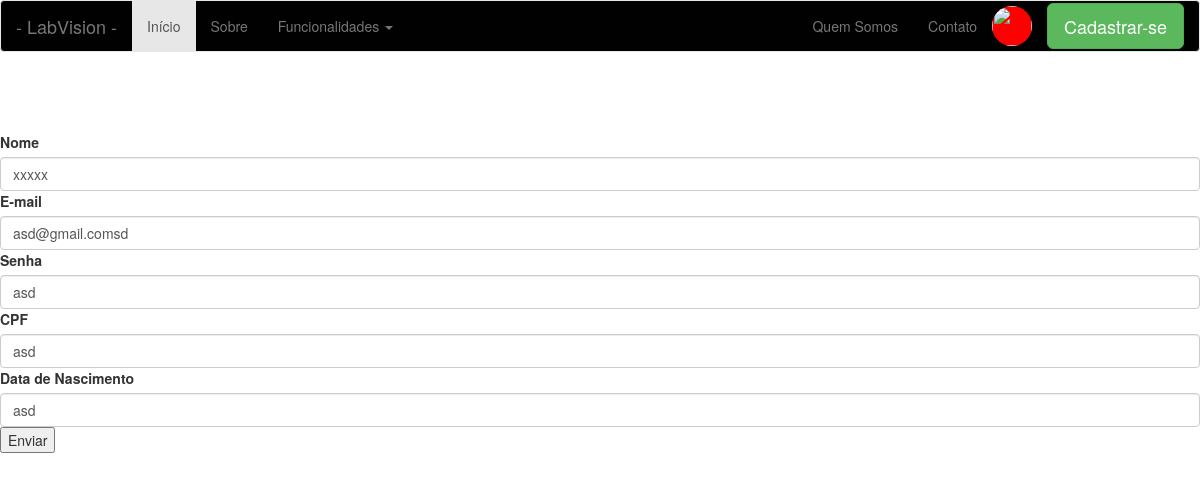
The app's page /atualizar-usuario/6, older data.
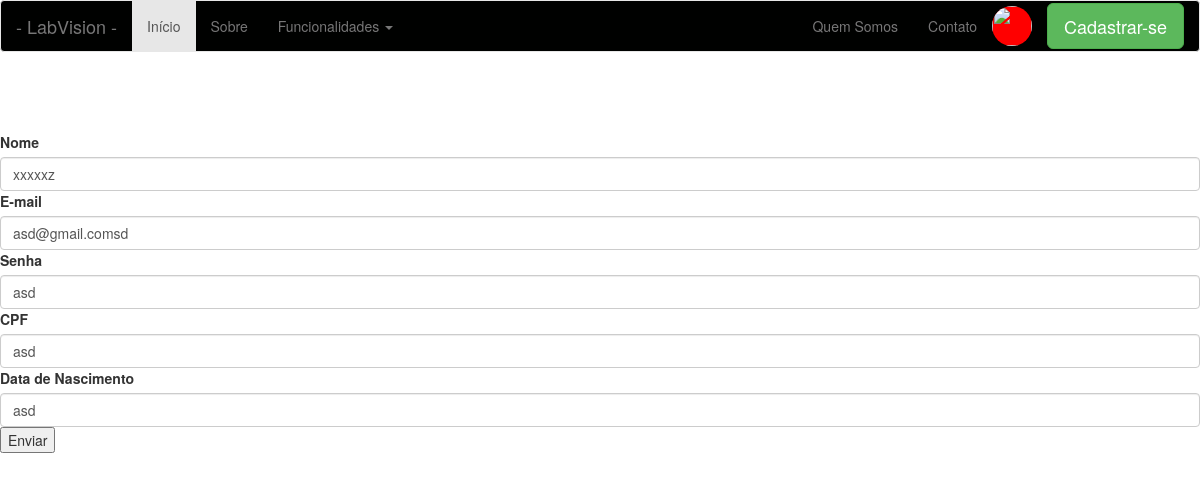
The same page, newer data.
### app/models/tables.py (models this page shows, shortened)
class Pessoa(db.Model):
    __tablename__ = "pessoas"
    id = db.Column(db.Integer, primary_key=True)
    nome = db.Column(db.String(50))

### app/controllers/default.py (the view, shortened to what this page needs)
@app.route('/atualizar-usuario/<int:id>', methods=['GET', 'POST'])
@app.route('/atualizar-usuario', methods=['POST'])
def atualizar_usuario(id=None):
    if id!=None and request.method=="GET":
        usuario = Usuario.query.filter_by(id=id).first()
        form = CadastrarUsuarioForm()
        return render_template('usuario/atualizar-usuario.html', form=form, usuario=usuario)

### app/models/forms.py
class CadastrarUsuarioForm(FlaskForm):
    nome = StringField("email", validators=[DataRequired()])
    email = StringField("email", validators=[DataRequired()])
    senha = PasswordField("senha", validators=[DataRequired()])
    cpf = StringField("email", validators=[DataRequired()])
    dt_nascimento = StringField("email", validators=[DataRequired()])

### app/templates/usuario/atualizar-usuario.html
{% include 'base/head.html' %}
{% include 'base/nav_bar.html' %}
<div>
      <br><br><br>
      <form action="/atualizar-usuario/{{ usuario.id }}" method="POST">
          <label>Nome</label>
              {{ form.nome(class="form-control", value=usuario.nome) }}
          <label>E-mail</label>
              {{ form.email(class="form-control", value=usuario.email) }}
          <label>Senha</label>
              {{ form.nome(class="form-control", value=usuario.senha) }}
          <label>CPF</label>
              {{ form.cpf(class="form-control", value=usuario.cpf) }}
          <label>Data de Nascimento</label>
              {{ form.dt_nascimento(class="form-control", value=usuario.dt_nascimento) }}
          <input type="submit" value="Enviar">
      </form>
</div>
{% include 'base/footer.html' %}

Row changes from the older to the newer data that the page shows:
changed Pessoa: nome "xxxxx" → "xxxxxz"
